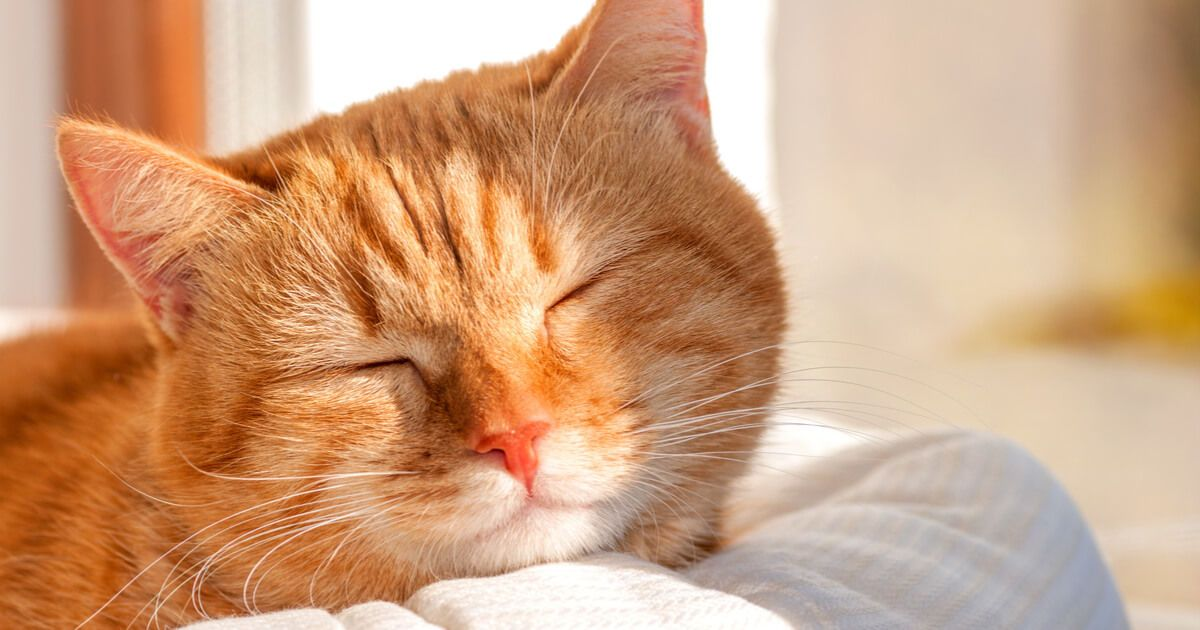
#> input picture cat_photos/00.jpg, 1200 x 630 px; its folder holds 4 pictures in this run
$ python cat_photos_division.py
#> lines starting #> are read from the running program, lines starting #| are printed output that depends on the picture
import cv2
import glob
import numpy as np
from sklearn.cluster import KMeans


def photos_upload(path):  # image upload
#> called with path = 'cat_photos/'
    images = [cv2.imread(image) for image in glob.glob(f'{path}*.jpg')]
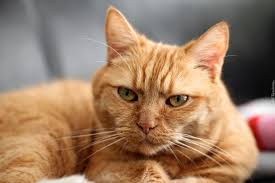
#> input picture cat_photos/01.jpg, 275 x 183 px
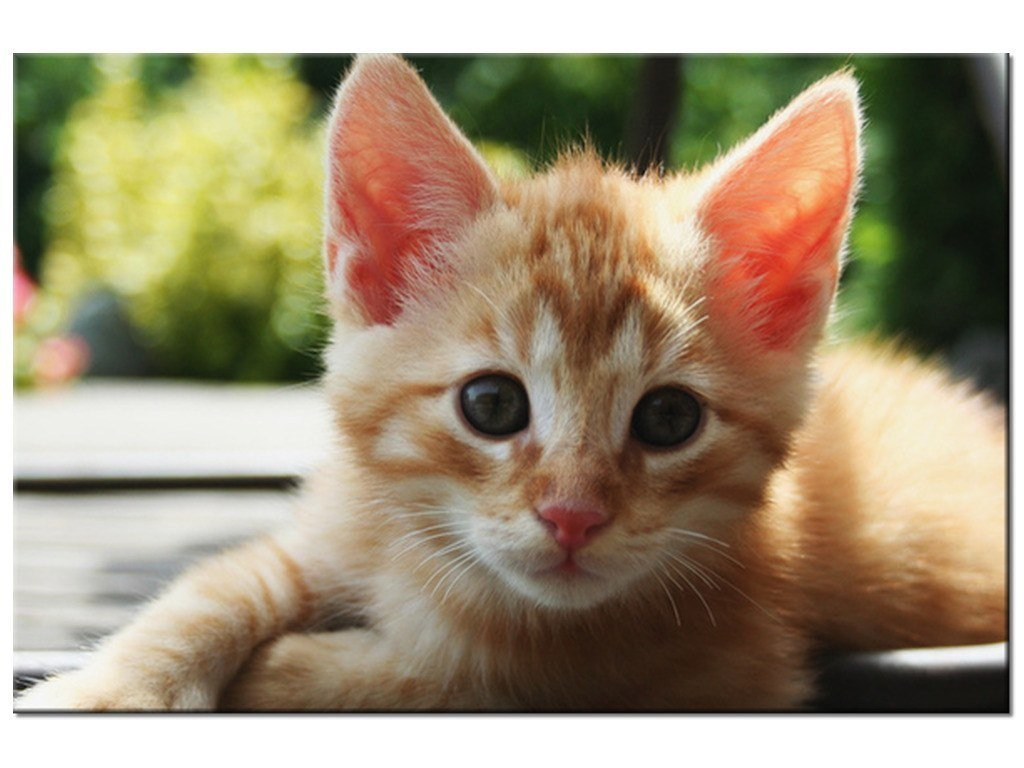
#> input picture cat_photos/02.jpg, 1024 x 768 px
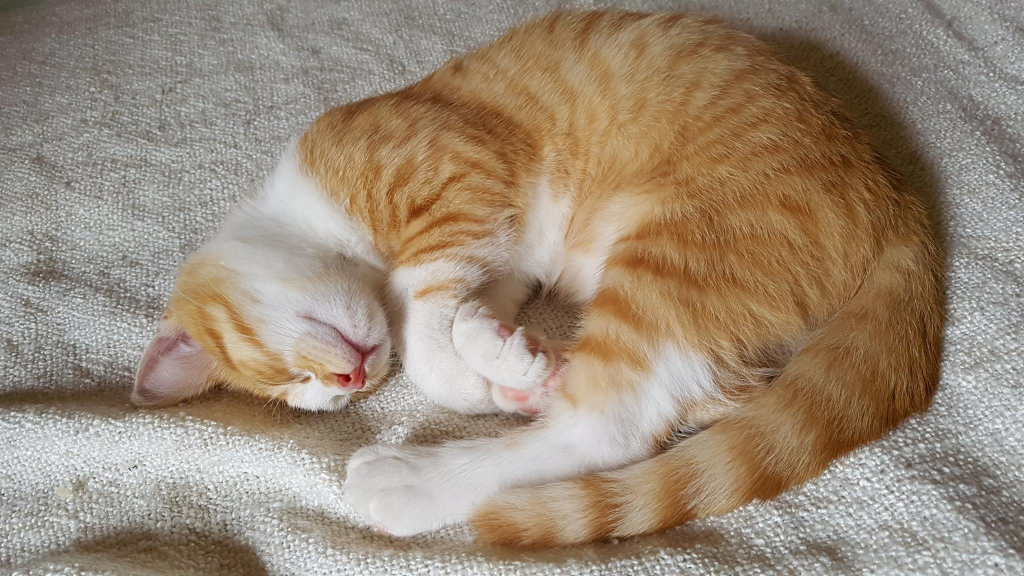
#> input picture cat_photos/03.jpg, 2048 x 1152 px (shown at 1/2 size)
#> images = 4 items
    return images


def photo_histogram(image):  # converting photos to histograms
    hist = cv2.calcHist([image], [1], None, [8], [0, 256])
    hist = hist / image.size
    return hist


def input_data(images):  # extracting a dataset of histograms
    histograms = np.ndarray([len(images), 8])
    for i in range(0, len(images)):
        histogram = photo_histogram(images[i])
        histograms[i, :] = histogram[:, 0]
    return histograms


images = photos_upload('cat_photos/')
#> images = 4 items
images_train = images[0:40]
#> images_train = 4 items
images_test = images[40:45]
#> images_test = []

k_means = KMeans(n_clusters=2)  # dividing data into two clusters
k_means.fit(input_data(images_train))
#> the loop in input_data, `for i in range(0, len(images)):` made 4 passes
#> hist in photo_histogram on passes 1 to 4: [958, 11390, 69519, 148197, 114878, 136044, 208807, 66207], [2830, 4620, 6432, 9894, 12004, 9522, 4360, 663], [48934, 110865, 94360, 84507, 90563, 79109, 94849, 183245], [5272, 96027, 290327, 587457, 662055, 410223, 264346, 43589]
labels = k_means.labels_

print('------------TRAINING SET------------')  # displaying training data
print(labels)
for i in range(0, len(images_train)):
    images[i] = cv2.resize(images[i], dsize=None, fx=.5, fy=.5)
    if labels[i] == 0:
        cv2.imshow('red_cat', images[i])
        cv2.waitKey(1000)
    elif labels[i] == 1:
        cv2.imshow('black_cat', images[i])
        cv2.waitKey(1000)
#> this loop made 4 passes
#> pass 2, `cv2.imshow('black_cat', images[i])`:
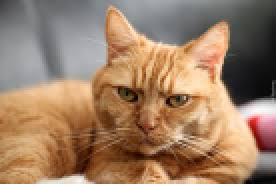
#> window 'black_cat': shape (92, 138, 3) (shown 2 times larger); mean B, G, R 100.8, 125.8, 156.7

predictions = k_means.predict(input_data(images_test))
#> (the run stopped early here; a loop or call above may not have finished)
